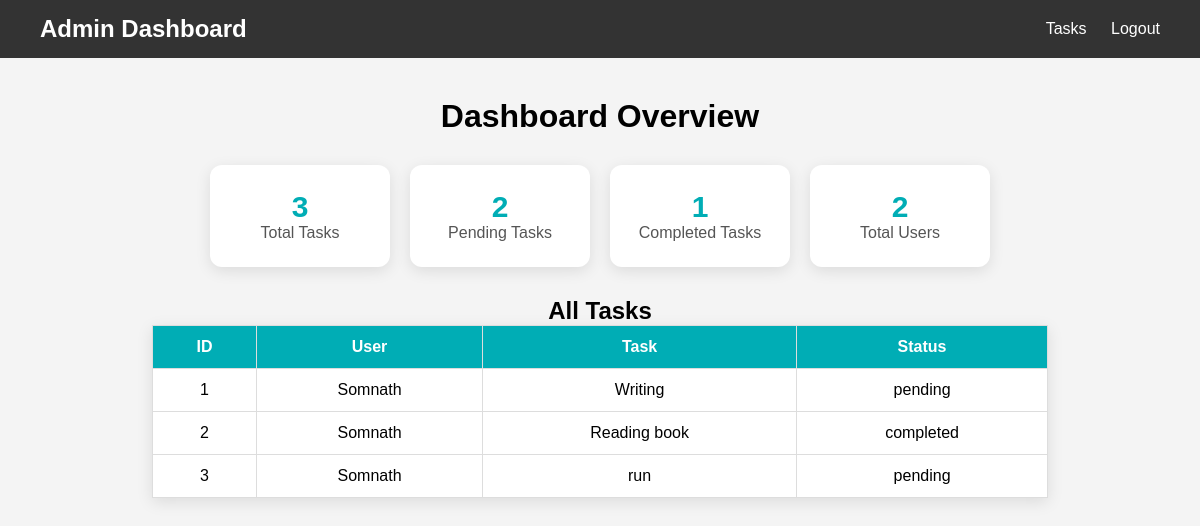
The page /admin (signed in) on the database its author committed.
### tables this page shows
CREATE TABLE tasks (
        id INTEGER PRIMARY KEY AUTOINCREMENT,
        username TEXT,
        task TEXT,
        status TEXT DEFAULT 'pending'
    );

### app.py (the view)
@app.route('/admin')
def admin():
    if 'user' not in session:
        return redirect('/login')
    if session.get('role') != 'admin':
        return "❌ Access Denied"
    conn = sqlite3.connect("data.db")
    c = conn.cursor()
    c.execute("SELECT * FROM tasks")
    tasks = c.fetchall()
    c.execute("SELECT COUNT(*) FROM tasks")
    total_tasks = c.fetchone()[0]
    c.execute("SELECT COUNT(*) FROM tasks WHERE status='pending'")
    pending_tasks = c.fetchone()[0]
    c.execute("SELECT COUNT(*) FROM tasks WHERE status='completed'")
    completed_tasks = c.fetchone()[0]
    c.execute("SELECT COUNT(*) FROM users")
    total_users = c.fetchone()[0]
    conn.close()
    return render_template(
        'admin.html',
        tasks=tasks,
        total_tasks=total_tasks,
        pending_tasks=pending_tasks,
        completed_tasks=completed_tasks,
        total_users=total_users
    )

### templates/admin.html (shortened to what this page needs)
<!DOCTYPE html>
<html>
<head>
    <link rel="stylesheet" href="{{ url_for('static', filename='style.css') }}">
</head>
<body>
<nav>
    <div class="logo">Admin Dashboard</div>
    <div class="nav-links">
        <a href="/tasks">Tasks</a>
        <a href="/logout">Logout</a>
    </div>
</nav>
<div class="admin-container">
    <h1>Dashboard Overview</h1>
    <div class="stats">
        <div class="card">
            <h2>{{ total_tasks }}</h2>
            <p>Total Tasks</p>
        </div>
        <div class="card">
            <h2>{{ pending_tasks }}</h2>
            <p>Pending Tasks</p>
        </div>
        <div class="card">
            <h2>{{ completed_tasks }}</h2>
            <p>Completed Tasks</p>
        </div>
        <div class="card">
            <h2>{{ total_users }}</h2>
            <p>Total Users</p>
        </div>
    </div>
    <h2>All Tasks</h2>
    <table>
        <tr>
            <th>ID</th>
            <th>User</th>
            <th>Task</th>
            <th>Status</th>
        </tr>
        {% for task in tasks %}
        <tr>
            <td>{{ task[0] }}</td>
            <td>{{ task[1] }}</td>
            <td>{{ task[2] }}</td>
            <td>{{ task[3] }}</td>
        </tr>
        {% endfor %}
    </table>
</div>
</body>
</html>

### static/style.css (style rules this page uses)
* { margin: 0; padding: 0; box-sizing: border-box; }
body { font-family: Arial, sans-serif; background-color: #f4f4f4; }
nav { background-color: #333; padding: 15px 40px; display: flex; justify-content: space-between; align-items: center; }
.logo { color: white; font-size: 24px; font-weight: bold; }
.nav-links a { color: white; text-decoration: none; margin-left: 20px; font-size: 16px; }
.admin-container { padding: 40px; text-align: center; }
.stats { display: flex; justify-content: center; gap: 20px; flex-wrap: wrap; margin: 30px 0; }
.card { background-color: white; padding: 25px; width: 180px; border-radius: 12px; box-shadow: 0 4px 15px rgba(0,0,0,0.1); text-align: center; transition: 0.3s; }
.card h2 { font-size: 30px; color: #00adb5; }
.card p { color: #555; }
table { width: 80%; margin: auto; border-collapse: collapse; background: white; box-shadow: 0 4px 15px rgba(0,0,0,0.1); }
table th, table td { padding: 12px; border: 1px solid #ddd; }
table th { background-color: #00adb5; color: white; }

### rows shown on the page
tasks: id "1", username "Somnath", task "Writing", status "pending"
tasks: id "2", username "Somnath", task "Reading book", status "completed"
tasks: id "3", username "Somnath", task "run", status "pending"

### other values the page prints
{{ total_tasks }} "3"
{{ pending_tasks }} "2"
{{ completed_tasks }} "1"
{{ total_users }} "2"
